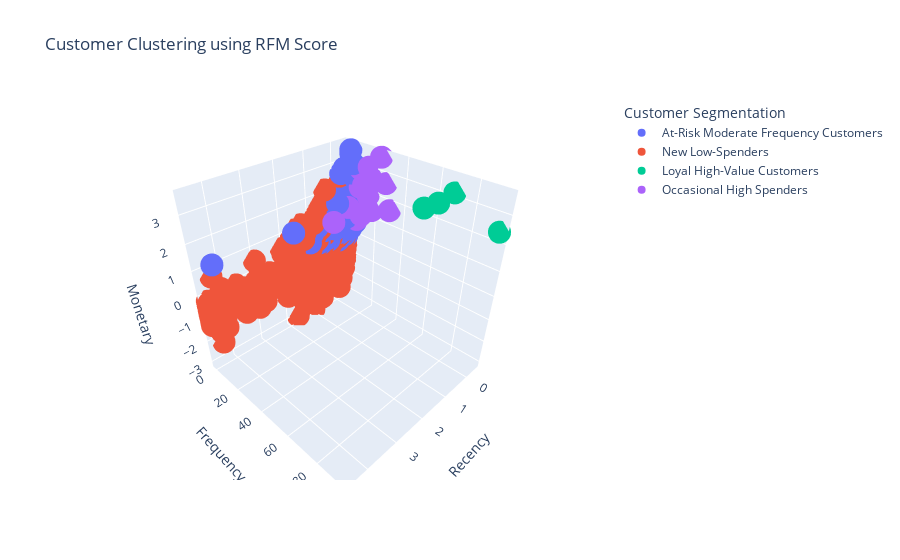

Here is the notebook cell this chart was saved with:
### Code cell
visualize_clusters_3d(kmeans_df)

### Figure 1 — Plotly figure (JSON) as saved in the notebook; plotly's stock layout.template omitted (floating-point values rounded to 4 significant figures; data arrays with more than 128 entries replaced by an {"elided": "..."} marker saying what was removed)
{"data": [{"hovertemplate": "<b>%{hovertext}</b><br><br>Customer Segmentation=At-Risk Moderate Frequency Customers<br>Recency=%{x}<br>Frequency=%{y}<br>Monetary=%{z}<extra></extra>", "hovertext": {"elided": "599 float values"}, "legendgroup": "At-Risk Moderate Frequency Customers", "marker": {"color": "#636efa", "symbol": "circle"}, "mode": "markers", "name": "At-Risk Moderate Frequency Customers", "scene": "scene", "showlegend": true, "type": "scatter3d", "x": {"elided": "599 float values"}, "y": {"elided": "599 float values"}, "z": {"elided": "599 float values"}}, {"hovertemplate": "<b>%{hovertext}</b><br><br>Customer Segmentation=New Low-Spenders<br>Recency=%{x}<br>Frequency=%{y}<br>Monetary=%{z}<extra></extra>", "hovertext": {"elided": "3710 float values"}, "legendgroup": "New Low-Spenders", "marker": {"color": "#EF553B", "symbol": "circle"}, "mode": "markers", "name": "New Low-Spenders", "scene": "scene", "showlegend": true, "type": "scatter3d", "x": {"elided": "3710 float values"}, "y": {"elided": "3710 float values"}, "z": {"elided": "3710 float values"}}, {"hovertemplate": "<b>%{hovertext}</b><br><br>Customer Segmentation=Loyal High-Value Customers<br>Recency=%{x}<br>Frequency=%{y}<br>Monetary=%{z}<extra></extra>", "hovertext": [12750.0, 14100.0, 14910.0, 17840.0], "legendgroup": "Loyal High-Value Customers", "marker": {"color": "#00cc96", "symbol": "circle"}, "mode": "markers", "name": "Loyal High-Value Customers", "scene": "scene", "showlegend": true, "type": "scatter3d", "x": [-0.4071, -0.35, -0.4357, -0.4357], "y": [53.96, 62.59, 69.49, 94.26], "z": [2.316, 2.72, 3.189, 2.437]}, {"hovertemplate": "<b>%{hovertext}</b><br><br>Customer Segmentation=Occasional High Spenders<br>Recency=%{x}<br>Frequency=%{y}<br>Monetary=%{z}<extra></extra>", "hovertext": [13080.0, 13090.0, 13260.0, 14060.0, 14160.0, 14160.0, 14300.0, 14460.0, 14530.0, 14610.0, 14650.0, 14770.0, 14800.0, 15000.0, 15040.0, 15310.0, 15560.0, 15720.0, 16030.0, 16550.0, 16930.0, 17510.0, 17810.0, 18120.0], "legendgroup": "Occasional High Spenders", "marker": {"color": "#ab63fa", "symbol": "circle"}, "mode": "markers", "name": "Occasional High Spenders", "scene": "scene", "showlegend": true, "type": "scatter3d", "x": [-0.35, -0.3929, -0.4, -0.3214, -0.4357, -0.2929, -0.05714, -0.2714, -0.4286, -0.4, -0.4214, 0.1571, -0.2714, -0.3214, -0.3643, -0.4357, -0.4357, 0.65, -0.4, -0.3571, -0.2929, -0.3929, -0.4286, -0.3571], "y": [12.14, 21.89, 20.07, 12.93, 16.72, 14.0, 19.7, 11.19, 11.48, 32.54, 25.12, 12.6, 13.47, 13.22, 17.73, 28.7, 10.44, 10.99, 13.42, 10.91, 10.43, 11.38, 9.716, 15.09], "z": [2.225, 2.658, 1.43, 1.485, 3.068, 1.149, 2.58, 0.8946, 1.51, 1.718, 3.586, 1.631, 1.472, 1.331, 2.011, 2.677, 1.17, 1.198, 1.529, 1.067, 1.139, 2.918, 1.456, 1.265]}], "layout": {"legend": {"title": {"text": "Customer Segmentation"}, "tracegroupgap": 0}, "scene": {"domain": {"x": [0, 1], "y": [0, 1]}, "xaxis": {"title": {"text": "Recency"}}, "yaxis": {"title": {"text": "Frequency"}}, "zaxis": {"title": {"text": "Monetary"}}}, "title": {"text": "Customer Clustering using RFM Score"}}}
